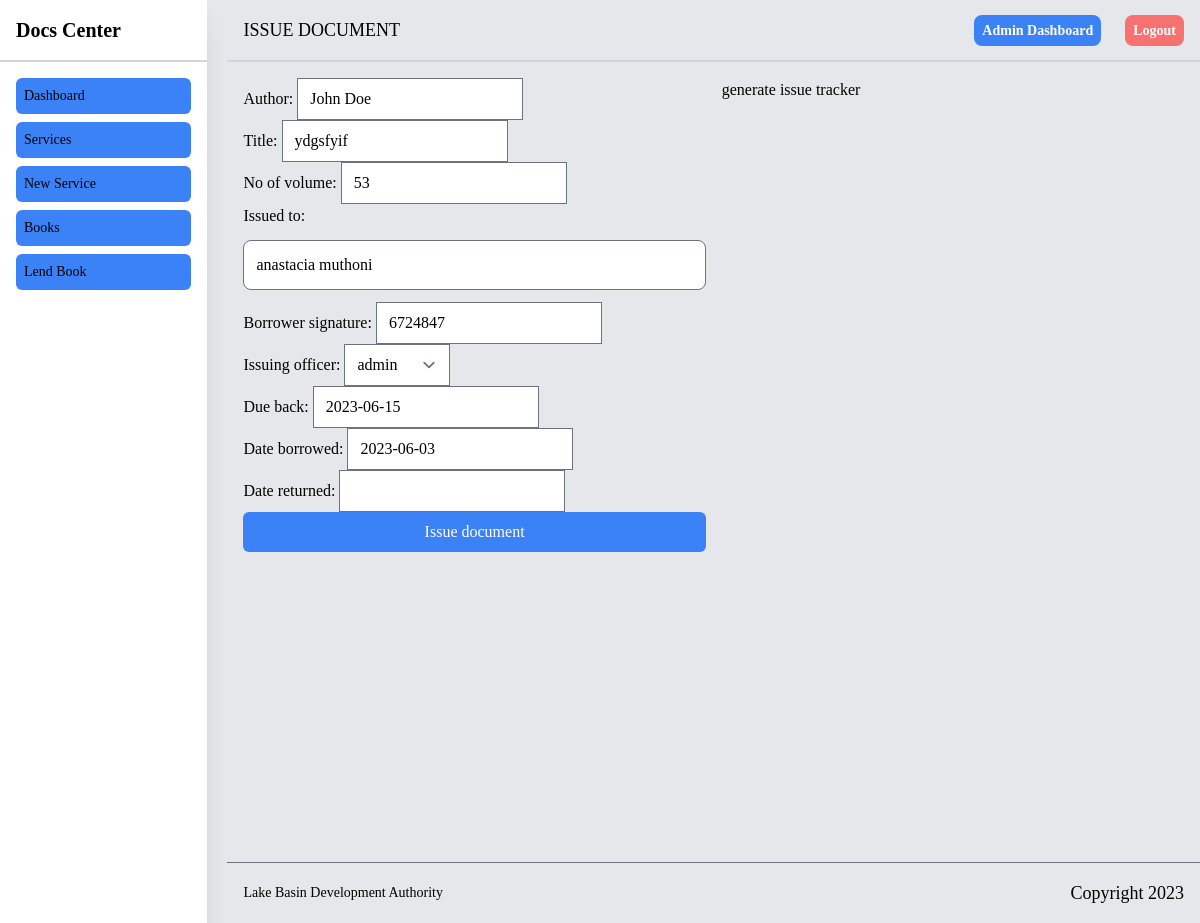
/library/issue-document/2 (signed in), run on the app's committed database.
### library/models.py (models this page shows, shortened)
class Book(models.Model):
    author = models.CharField(max_length=255)
    title = models.CharField(max_length=255)
    no_of_volume = models.CharField(max_length=255, null=True)
    issued_to = models.CharField(max_length=255, null=True)
    borrower_signature = models.IntegerField(null=False)
    created_at = models.DateTimeField(auto_now_add=True)
    returned = models.BooleanField(default=False)
    borrowed = models.BooleanField(default=False)
    issuing_officer = models.ForeignKey(User, related_name="books", on_delete=models.CASCADE, default=1)
    due_back = models.DateField(null=False)
    date_borrowed = models.DateField(null=False)
    date_returned = models.DateField(null = True)
    class Meta:
        ordering = ('title',)
        verbose_name_plural = "Books"

### library/views.py (the view)
# urls.py: re_path(r'^issue-document/(?P<pk>\d+)', views.issueDocument, name="issue-document"),
@login_required
def issueDocument(request, pk):
    document = get_object_or_404(Book, pk=pk)
    if request.method == "POST":
        form = LendDocument(instance=document, data=request.POST)
        if form.is_valid():
            document = form.save(commit=False)
            document.issued_to = request.POST.get("issued_to")
            document.borrowed = True
            document.issued_by = request.user.username
            document.save()
            return redirect("library:index")
    else:
        form = LendDocument(instance=document)
    return render(request, "library/issue-document.html", {"form": form, "object": document})

### library/forms.py
class LendDocument(forms.ModelForm):
    class Meta:
        model = Book
        exclude = ["name", "categories", "description", "image", "created_by", "returned", "borrowed", "return_date", "issued_by"]
        widgets = {
            "issued_to": forms.TextInput(attrs={"class": INPUT_CLASS}),
            "return_date": forms.DateInput(attrs={"class": INPUT_CLASS})
        }

### library/templates/library/issue-document.html (shortened to what this page needs)
{% extends 'core/base.html' %}
{% block crumbs %} Issue Document {% endblock %}
{% block content %}
<section class="h-96">
<div class="flex gap-4">
    <form action="" method="post" class="w-1/2">
       {{ form.as_p }}
        <div class="flex justify-end w-full">
                <button class="bg-blue-500 text-white w-full p-2 rounded-md ">Issue document</button>
        </div>
    </form>
    <div class="w-1/2">
        generate issue tracker
    </div>
</div>
{% endblock %}

### data on the page
Book: author "John Doe", title "ydgsfyif", no_of_volume "53", issued_to "anastacia muthoni", borrower_signature "6724847", issuing_officer "admin", due_back "2023-06-15", date_borrowed "2023-06-03"
